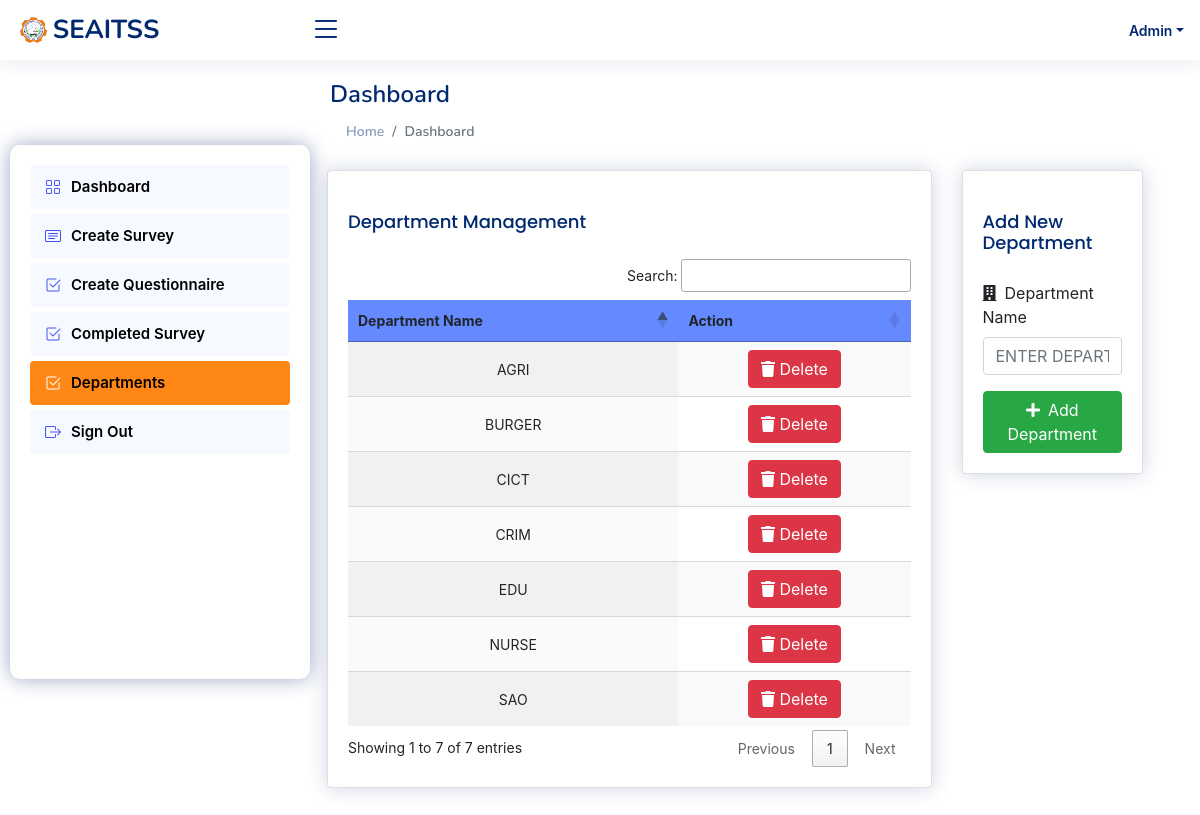
Page /admin/new_department.php (signed in) on the earlier database version.
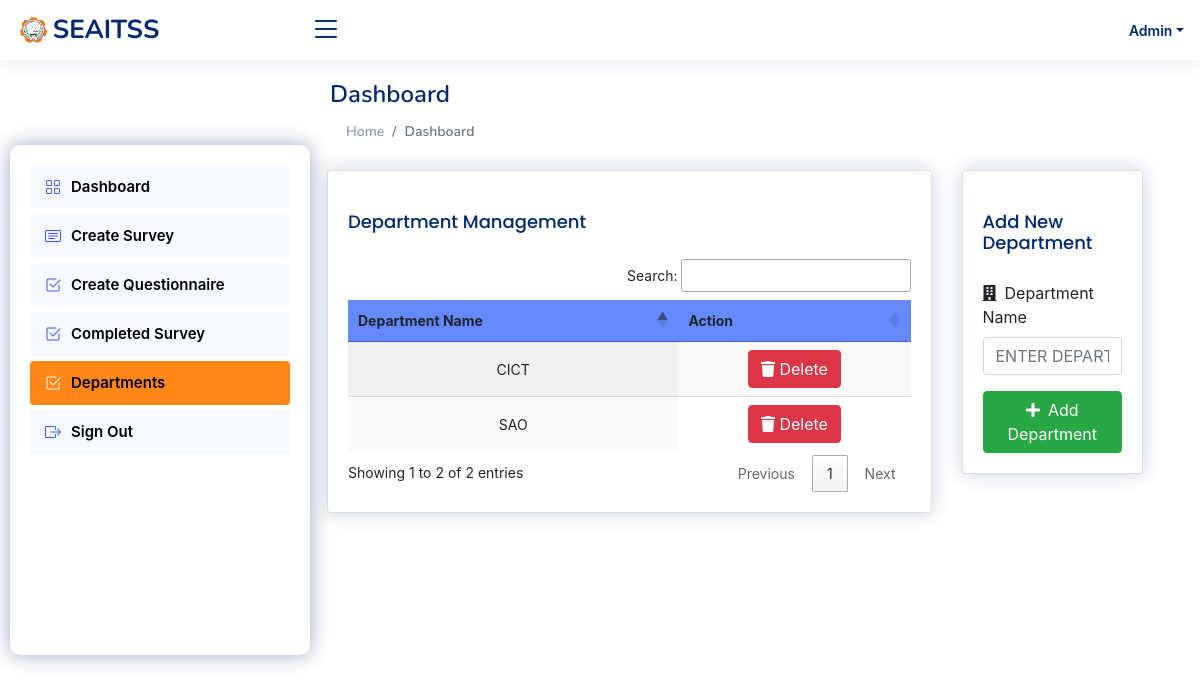
Same page on the later database version.
### tables this page shows
CREATE TABLE IF NOT EXISTS `department` (
  `department_id` int NOT NULL AUTO_INCREMENT,
  `office_name` varchar(255) NOT NULL,
  `created_at` timestamp NOT NULL DEFAULT CURRENT_TIMESTAMP ON UPDATE CURRENT_TIMESTAMP,
  `updated_at` timestamp NULL DEFAULT NULL,
  PRIMARY KEY (`department_id`)
);

### admin/new_department.php (the view, shortened to what the changed rows need)
<?php
include 'includes/newheader.php';
mysqli_set_charset($conn, "utf8");
$depTable = "SELECT * FROM department";
if ($stmt = mysqli_prepare($conn, $depTable)) {
    mysqli_stmt_execute($stmt);
    $depResult = mysqli_stmt_get_result($stmt);
} else {
    echo "Failed to prepare statement: " . mysqli_error($conn);
}
?>
<link rel="stylesheet" href="https://stackpath.bootstrapcdn.com/bootstrap/4.5.2/css/bootstrap.min.css">
<link rel="stylesheet" href="https://cdnjs.cloudflare.com/ajax/libs/font-awesome/5.13.0/css/all.min.css">
<link rel="stylesheet" href="https://cdn.datatables.net/1.11.5/css/jquery.dataTables.min.css">
<link rel="stylesheet" href="../css/newhome.css">
<link rel="stylesheet" href="../css/new_create_form.css">
<body>
    <main id="main" class="main">
        <div class="pagetitle">
            <h1>Dashboard</h1>
        </div>
        <section class="section dashboard">
            <div class="row">
                <div class="row">
                    <div class="col-9">
                        <div class="card recent-sales">
                            <div class="card-body">
                                <h5 class="card-title">Department Management</h5>
                                <div class="table-responsive">
                                    <table id="departmentTable" class="datatable display">
                                        <thead>
                                            <tr>
                                                <th>Department Name</th>
                                                <th>Action</th>
                                            </tr>
                                        </thead>
                                        <tbody id="departmentBody">
                                            <?php while ($depRow = mysqli_fetch_assoc($depResult)) { ?>
                                                <tr>
                                                    <td><?php echo htmlspecialchars($depRow['office_name']); ?></td>
                                                    <td>
                                                        <div class="btn-group">
                                                            <button type="button" class="btn btn-danger"
                                                                onclick="deleteDepartment('<?php echo $depRow['department_id']; ?>')">
                                                                <i class="fas fa-trash"></i> Delete
                                                            </button>
                                                        </div>
                                                    </td>
                                                </tr>
                                            <?php } ?>
                                        </tbody>
                                    </table>
                                </div>
                            </div>
                        </div>
                    </div>
                </div>
            </div>
        </section>
    </main>
</body>
</html>

Differences in the rows shown:
removed department: office_name "AGRI"
removed department: office_name "EDU"
removed department: office_name "CRIM"
removed department: office_name "BURGER"
removed department: office_name "NURSE"
Other differences:
text written by a page script: "Search: Showing 1 to 7 of 7 entries Previous 1 Next" → "Search: Showing 1 to 2 of 2 entries Previous 1 Next"
